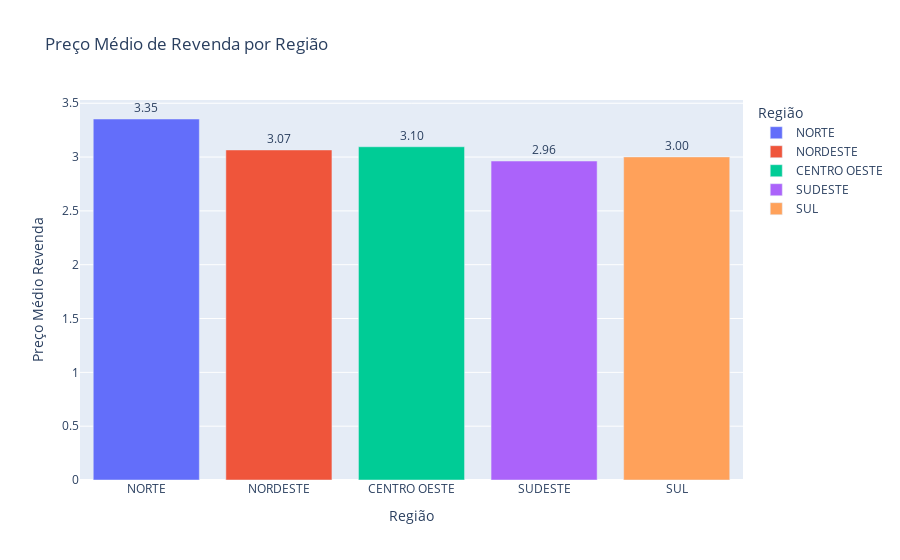

The notebook cell saved with this chart:
### Code cell
# Construção do gráfico para mostrar o preço médio de revenda por região
grafico_regiao = px.bar(vendas_regiao, x="REGIÃO", y="PREÇO MÉDIO REVENDA", color="REGIÃO", 
                                          title = "Preço Médio de Revenda por Região", text_auto='.3s',
                   labels={'REGIÃO':'Região', 'PREÇO MÉDIO REVENDA':'Preço Médio Revenda'})
grafico_regiao.update_traces(textangle=0, textposition="outside")
grafico_regiao.show()

### Figure 1 — Plotly figure (JSON) as saved in the notebook; plotly's stock layout.template omitted (floating-point values rounded to 4 significant figures)
{"data": [{"alignmentgroup": "True", "hovertemplate": "Região=%{x}<br>Preço Médio Revenda=%{y}<extra></extra>", "legendgroup": "NORTE", "marker": {"color": "#636efa", "pattern": {"shape": ""}}, "name": "NORTE", "offsetgroup": "NORTE", "orientation": "v", "showlegend": true, "textangle": 0, "textposition": "outside", "texttemplate": "%{y:.3s}", "type": "bar", "x": ["NORTE"], "xaxis": "x", "y": [3.354], "yaxis": "y"}, {"alignmentgroup": "True", "hovertemplate": "Região=%{x}<br>Preço Médio Revenda=%{y}<extra></extra>", "legendgroup": "NORDESTE", "marker": {"color": "#EF553B", "pattern": {"shape": ""}}, "name": "NORDESTE", "offsetgroup": "NORDESTE", "orientation": "v", "showlegend": true, "textangle": 0, "textposition": "outside", "texttemplate": "%{y:.3s}", "type": "bar", "x": ["NORDESTE"], "xaxis": "x", "y": [3.066], "yaxis": "y"}, {"alignmentgroup": "True", "hovertemplate": "Região=%{x}<br>Preço Médio Revenda=%{y}<extra></extra>", "legendgroup": "CENTRO OESTE", "marker": {"color": "#00cc96", "pattern": {"shape": ""}}, "name": "CENTRO OESTE", "offsetgroup": "CENTRO OESTE", "orientation": "v", "showlegend": true, "textangle": 0, "textposition": "outside", "texttemplate": "%{y:.3s}", "type": "bar", "x": ["CENTRO OESTE"], "xaxis": "x", "y": [3.096], "yaxis": "y"}, {"alignmentgroup": "True", "hovertemplate": "Região=%{x}<br>Preço Médio Revenda=%{y}<extra></extra>", "legendgroup": "SUDESTE", "marker": {"color": "#ab63fa", "pattern": {"shape": ""}}, "name": "SUDESTE", "offsetgroup": "SUDESTE", "orientation": "v", "showlegend": true, "textangle": 0, "textposition": "outside", "texttemplate": "%{y:.3s}", "type": "bar", "x": ["SUDESTE"], "xaxis": "x", "y": [2.963], "yaxis": "y"}, {"alignmentgroup": "True", "hovertemplate": "Região=%{x}<br>Preço Médio Revenda=%{y}<extra></extra>", "legendgroup": "SUL", "marker": {"color": "#FFA15A", "pattern": {"shape": ""}}, "name": "SUL", "offsetgroup": "SUL", "orientation": "v", "showlegend": true, "textangle": 0, "textposition": "outside", "texttemplate": "%{y:.3s}", "type": "bar", "x": ["SUL"], "xaxis": "x", "y": [3.001], "yaxis": "y"}], "layout": {"barmode": "relative", "legend": {"title": {"text": "Região"}, "tracegroupgap": 0}, "title": {"text": "Preço Médio de Revenda por Região"}, "xaxis": {"anchor": "y", "categoryarray": ["NORTE", "NORDESTE", "CENTRO OESTE", "SUDESTE", "SUL"], "categoryorder": "array", "domain": [0, 1], "title": {"text": "Região"}}, "yaxis": {"anchor": "x", "domain": [0, 1], "title": {"text": "Preço Médio Revenda"}}}}
